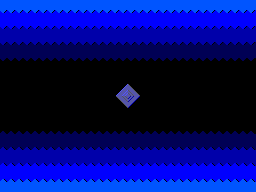

A 2D game scene composited from a Tiled map and its tileset images. What follows is a short description and the map's XML, with every tile layer's data as written:
An orthogonal 32x24 tile map with 8x8 px tiles, 1 tile layer (Tile Layer 1).

<map version="1.10" tiledversion="1.11.2" orientation="orthogonal" renderorder="right-down" width="32" height="24" tilewidth="8" tileheight="8" infinite="0" nextlayerid="2" nextobjectid="1">
 <tileset firstgid="1" source="tileset.tsx" />
 <layer id="1" name="Tile Layer 1" width="32" height="24">
  <data encoding="csv">
1,1,1,1,1,1,1,1,1,1,1,1,1,1,1,1,1,1,1,1,1,1,1,1,1,1,1,1,1,1,1,1,
2,2,2,2,2,2,2,2,2,2,2,2,2,2,2,2,2,2,2,2,2,2,2,2,2,2,2,2,2,2,2,2,
3,3,3,3,3,3,3,3,3,3,3,3,3,3,3,3,3,3,3,3,3,3,3,3,3,3,3,3,3,3,3,3,
4,4,4,4,4,4,4,4,4,4,4,4,4,4,4,4,4,4,4,4,4,4,4,4,4,4,4,4,4,4,4,4,
5,5,5,5,5,5,5,5,5,5,5,5,5,5,5,5,5,5,5,5,5,5,5,5,5,5,5,5,5,5,5,5,
6,6,6,6,6,6,6,6,6,6,6,6,6,6,6,6,6,6,6,6,6,6,6,6,6,6,6,6,6,6,6,6,
7,7,7,7,7,7,7,7,7,7,7,7,7,7,7,7,7,7,7,7,7,7,7,7,7,7,7,7,7,7,7,7,
8,8,8,8,8,8,8,8,8,8,8,8,8,8,8,8,8,8,8,8,8,8,8,8,8,8,8,8,8,8,8,8,
9,9,9,9,9,9,9,9,9,9,9,9,9,9,9,9,9,9,9,9,9,9,9,9,9,9,9,9,9,9,9,9,
9,9,9,9,9,9,9,9,9,9,9,9,9,9,9,9,9,9,9,9,9,9,9,9,9,9,9,9,9,9,9,9,
9,9,9,9,9,9,9,9,9,9,9,9,9,9,9,10,11,9,9,9,9,9,9,9,9,9,9,9,9,9,9,9,
9,9,9,9,9,9,9,9,9,9,9,9,9,9,10,12,13,11,9,9,9,9,9,9,9,9,9,9,9,9,9,9,
9,9,9,9,9,9,9,9,9,9,9,9,9,9,14,15,16,17,9,9,9,9,9,9,9,9,9,9,9,9,9,9,
9,9,9,9,9,9,9,9,9,9,9,9,9,9,9,14,17,9,9,9,9,9,9,9,9,9,9,9,9,9,9,9,
9,9,9,9,9,9,9,9,9,9,9,9,9,9,9,9,9,9,9,9,9,9,9,9,9,9,9,9,9,9,9,9,
9,9,9,9,9,9,9,9,9,9,9,9,9,9,9,9,9,9,9,9,9,9,9,9,9,9,9,9,9,9,9,9,
18,18,18,18,18,18,18,18,18,18,18,18,18,18,18,18,18,18,18,18,18,18,18,18,18,18,18,18,18,18,18,18,
7,7,7,7,7,7,7,7,7,7,7,7,7,7,7,7,7,7,7,7,7,7,7,7,7,7,7,7,7,7,7,7,
19,19,19,19,19,19,19,19,19,19,19,19,19,19,19,19,19,19,19,19,19,19,19,19,19,19,19,19,19,19,19,19,
5,5,5,5,5,5,5,5,5,5,5,5,5,5,5,5,5,5,5,5,5,5,5,5,5,5,5,5,5,5,5,5,
20,20,20,20,20,20,20,20,20,20,20,20,20,20,20,20,20,20,20,20,20,20,20,20,20,20,20,20,20,20,20,20,
3,3,3,3,3,3,3,3,3,3,3,3,3,3,3,3,3,3,3,3,3,3,3,3,3,3,3,3,3,3,3,3,
21,21,21,21,21,21,21,21,21,21,21,21,21,21,21,21,21,21,21,21,21,21,21,21,21,21,21,21,21,21,21,21,
1,1,1,1,1,1,1,1,1,1,1,1,1,1,1,1,1,1,1,1,1,1,1,1,1,1,1,1,1,1,1,1
</data>
 </layer>
</map>
